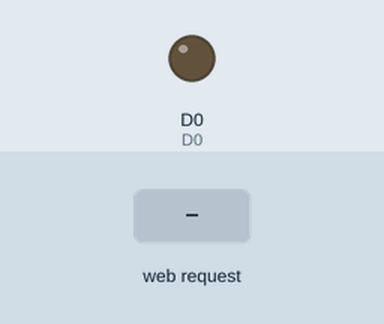
Bench run of a sketch on a simulated ESP8266 (NodeMCU). Parts: output pins drawn as LEDs (lit = HIGH). The inputs (shaded band) are chosen by the test bench. WiFi joins after 1.5 s; servers stay silent unless stated; what the sketch prints to the serial monitor is not drawn.

Above: at 2.7 s.
2.8 s: HTTP request GET /16/on received
At 3.4 s:
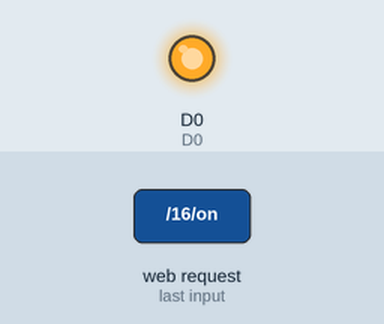
4.3 s: HTTP request GET /16/off received
At 5.7 s:
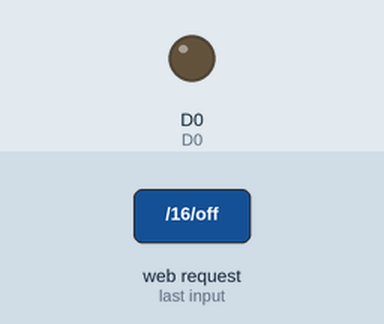
Timing chart, 0 to 7.3 s (numbered marks = the images above; inputs shaded):
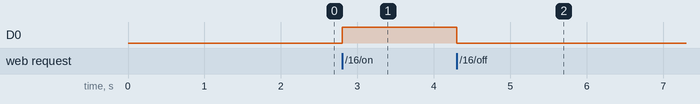

The sketch:

practica_2_simplificada.ino
```cpp
#include <ESP8266WiFi.h>

const char* ssid     = "";
const char* password = "";
String currentState = "off";
const int D0 = 16;

WiFiServer server(80);

void setup() {
  Serial.begin(115200);

  pinMode(D0, OUTPUT);
  digitalWrite(D0, LOW);

  // Conexión a la red Wifi
  Serial.print("Connecting to ");
  Serial.println(ssid);
  WiFi.begin(ssid, password);
  while (WiFi.status() != WL_CONNECTED) {
    delay(500);
    Serial.print(".");
  }

  //Imprimir la ip del servidor
  Serial.println("");
  Serial.println("WiFi connected.");
  Serial.println("IP address: ");
  Serial.println(WiFi.localIP());
  server.begin();
}

void loop(){
  //Saber si un cliente se conectó
  WiFiClient client = server.available();
  if (!client) {
    return;
  }
  Serial.println(F("new client"));

  //Esperar 5 segundos para la petición
  client.setTimeout(5000);

  //Leer primer línea de la petición
  String req = client.readStringUntil('\r');
  Serial.println(F("----------------------------"));
  Serial.print(F("request: "));
  Serial.println(req);

  //Encender/Apagar el led (D0)
  if (req.indexOf("GET /16/on") >= 0) {
    Serial.println("GPIO 16 on");
    currentState = "on";
    digitalWrite(D0, HIGH);
  } else if (req.indexOf("GET /16/off") >= 0) {
    Serial.println("GPIO 16 off");
    currentState = "off";
    digitalWrite(D0, LOW);
  }

  while (client.available()) {
    // byte by byte is not very efficient
    client.read();
  }

  //Mandar el HTML
  client.println("<!DOCTYPE html><html lang='es'>");
  client.println("<meta charset=\"UTF-8\">");
  client.println("<head><meta name=\"viewport\" content=\"width=device-width, initial-scale=1\">");
  client.println("<link rel=\"icon\" href=\"data:,\">");

  //Estilos para el documento
  client.println("<style>html { font-family: Arial; display: inline-block; margin: 0px auto; text-align: center;}");
  client.println(".button { background-color: #00c652; border: none; color: white; padding: 16px 40px;");
  client.println("text-decoration: none; font-size: 30px; margin: 2px; cursor: pointer;}");
  client.println(".button2 {background-color: #bdbdbd;}</style></head>");

  //Título página
  client.println("<body><h1>Práctica 2 - ESP8266 Web Server</h1>");

  //Mostrar el estado actual del led
  client.println("<p>Pin 16 - " + currentState + "</p>");

  //Si el led está apagado mostrar el botón de encender
  if (currentState=="off") {
    client.println("<p><a href=\"/16/on\"><button class=\"button\">ON</button></a></p>");
  } else {
    //Si no mostrar el botón de apagar
    client.println("<p><a href=\"/16/off\"><button class=\"button button2\">OFF</button></a></p>");
  }

  client.println("</body></html>");

  //Terminar la respuesta HTTP con un salto de línea
  client.println();

  Serial.println(F("Disconnecting from client"));
}
```

Measured:
- after the input at 2.8 s, D0: LOW → HIGH at once
- after the input at 4.3 s, D0: HIGH → LOW at once
